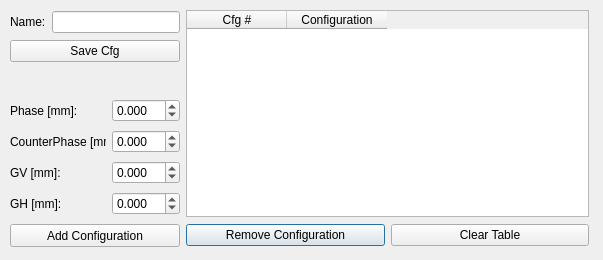
<?xml version="1.0" encoding="UTF-8"?>
<ui version="4.0">
 <class>NewCfgDialog</class>
 <widget class="QDialog" name="NewCfgDialog">
  <property name="geometry">
   <rect>
    <x>0</x>
    <y>0</y>
    <width>603</width>
    <height>260</height>
   </rect>
  </property>
  <property name="windowTitle">
   <string>New Cfg</string>
  </property>
  <widget class="QWidget" name="layoutWidget">
   <property name="geometry">
    <rect>
     <x>10</x>
     <y>97</y>
     <width>170</width>
     <height>120</height>
    </rect>
   </property>
   <layout class="QGridLayout" name="gridLayout_10">
    <item row="3" column="1">
     <widget class="QDoubleSpinBox" name="dsb_gh_pos">
      <property name="decimals">
       <number>3</number>
      </property>
      <property name="minimum">
       <double>-26.250000000000000</double>
      </property>
      <property name="maximum">
       <double>26.250000000000000</double>
      </property>
     </widget>
    </item>
    <item row="2" column="1">
     <widget class="QDoubleSpinBox" name="dsb_gv_pos">
      <property name="decimals">
       <number>3</number>
      </property>
      <property name="minimum">
       <double>-26.250000000000000</double>
      </property>
      <property name="maximum">
       <double>26.250000000000000</double>
      </property>
     </widget>
    </item>
    <item row="0" column="1">
     <widget class="QDoubleSpinBox" name="dsb_ph_pos">
      <property name="decimals">
       <number>3</number>
      </property>
      <property name="minimum">
       <double>-26.250000000000000</double>
      </property>
      <property name="maximum">
       <double>26.250000000000000</double>
      </property>
     </widget>
    </item>
    <item row="1" column="1">
     <widget class="QDoubleSpinBox" name="dsb_cph_pos">
      <property name="decimals">
       <number>3</number>
      </property>
      <property name="minimum">
       <double>-26.250000000000000</double>
      </property>
      <property name="maximum">
       <double>26.250000000000000</double>
      </property>
     </widget>
    </item>
    <item row="0" column="0">
     <widget class="QLabel" name="label_34">
      <property name="text">
       <string>Phase [mm]:</string>
      </property>
     </widget>
    </item>
    <item row="1" column="0">
     <widget class="QLabel" name="label_35">
      <property name="text">
       <string>CounterPhase [mm]:</string>
      </property>
     </widget>
    </item>
    <item row="2" column="0">
     <widget class="QLabel" name="label_36">
      <property name="text">
       <string>GV [mm]:</string>
      </property>
     </widget>
    </item>
    <item row="3" column="0">
     <widget class="QLabel" name="label_37">
      <property name="text">
       <string>GH [mm]:</string>
      </property>
     </widget>
    </item>
   </layout>
  </widget>
  <widget class="QWidget" name="layoutWidget_2">
   <property name="geometry">
    <rect>
     <x>186</x>
     <y>223</y>
     <width>403</width>
     <height>25</height>
    </rect>
   </property>
   <layout class="QHBoxLayout" name="horizontalLayout_6">
    <item>
     <widget class="QPushButton" name="pbt_remove_cfg">
      <property name="text">
       <string>Remove Configuration</string>
      </property>
     </widget>
    </item>
    <item>
     <widget class="QPushButton" name="pbt_clear_table">
      <property name="text">
       <string>Clear Table</string>
      </property>
     </widget>
    </item>
   </layout>
  </widget>
  <widget class="QTableWidget" name="tw_configurations">
   <property name="geometry">
    <rect>
     <x>186</x>
     <y>10</y>
     <width>403</width>
     <height>207</height>
    </rect>
   </property>
   <property name="dragEnabled">
    <bool>true</bool>
   </property>
   <property name="sortingEnabled">
    <bool>true</bool>
   </property>
   <column>
    <property name="text">
     <string>Cfg #</string>
    </property>
   </column>
   <column>
    <property name="text">
     <string>Configuration</string>
    </property>
   </column>
  </widget>
  <widget class="QPushButton" name="pbt_add_cfg">
   <property name="geometry">
    <rect>
     <x>10</x>
     <y>224</y>
     <width>170</width>
     <height>23</height>
    </rect>
   </property>
   <property name="text">
    <string>Add Configuration</string>
   </property>
  </widget>
  <widget class="QWidget" name="layoutWidget_3">
   <property name="geometry">
    <rect>
     <x>10</x>
     <y>10</y>
     <width>170</width>
     <height>55</height>
    </rect>
   </property>
   <layout class="QGridLayout" name="gridLayout_11">
    <item row="1" column="0">
     <layout class="QHBoxLayout" name="horizontalLayout_7">
      <item>
       <widget class="QPushButton" name="pbt_save">
        <property name="sizePolicy">
         <sizepolicy hsizetype="Minimum" vsizetype="Fixed">
          <horstretch>0</horstretch>
          <verstretch>0</verstretch>
         </sizepolicy>
        </property>
        <property name="text">
         <string>Save Cfg</string>
        </property>
       </widget>
      </item>
     </layout>
    </item>
    <item row="0" column="0">
     <layout class="QHBoxLayout" name="horizontalLayout_5">
      <item>
       <widget class="QLabel" name="label_33">
        <property name="sizePolicy">
         <sizepolicy hsizetype="Maximum" vsizetype="Fixed">
          <horstretch>0</horstretch>
          <verstretch>0</verstretch>
         </sizepolicy>
        </property>
        <property name="text">
         <string>Name:</string>
        </property>
       </widget>
      </item>
      <item>
       <widget class="QLineEdit" name="le_cfg_name"/>
      </item>
     </layout>
    </item>
   </layout>
  </widget>
 </widget>
 <tabstops>
  <tabstop>le_cfg_name</tabstop>
  <tabstop>pbt_save</tabstop>
  <tabstop>dsb_ph_pos</tabstop>
  <tabstop>dsb_cph_pos</tabstop>
  <tabstop>dsb_gv_pos</tabstop>
  <tabstop>dsb_gh_pos</tabstop>
  <tabstop>pbt_add_cfg</tabstop>
  <tabstop>pbt_remove_cfg</tabstop>
  <tabstop>pbt_clear_table</tabstop>
  <tabstop>tw_configurations</tabstop>
 </tabstops>
 <resources/>
 <connections/>
</ui>
